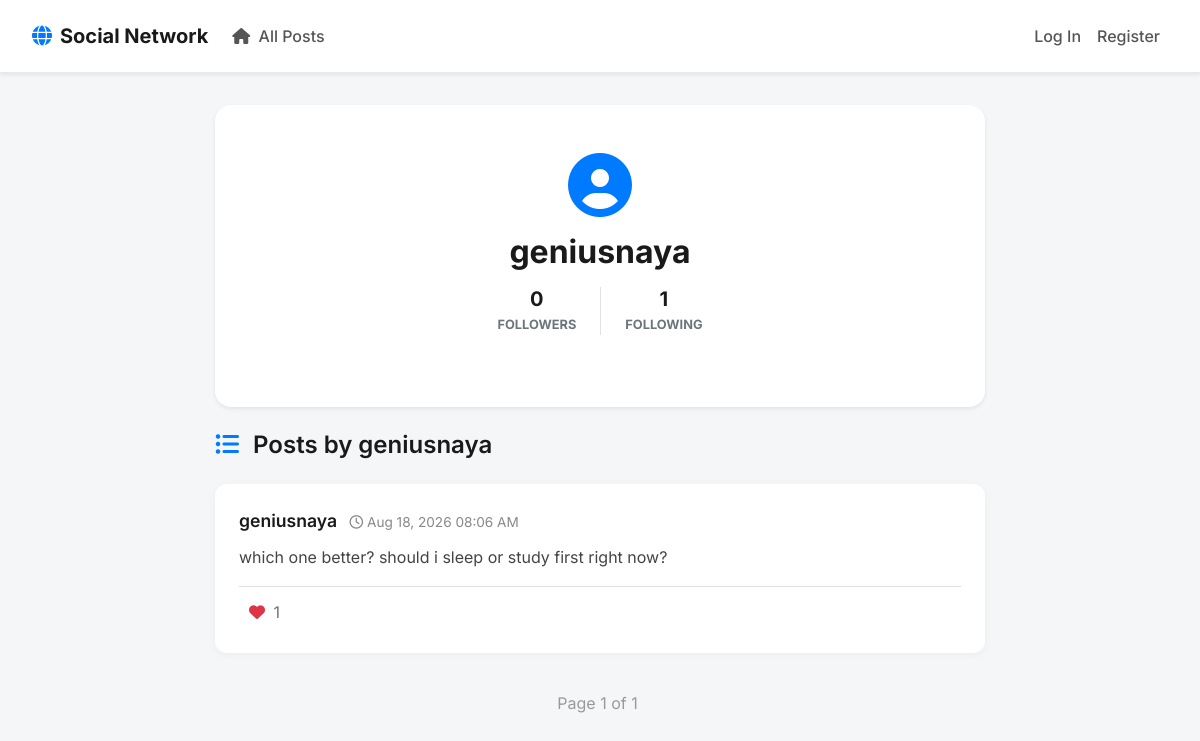
The app's page /profile/geniusnaya, older data.
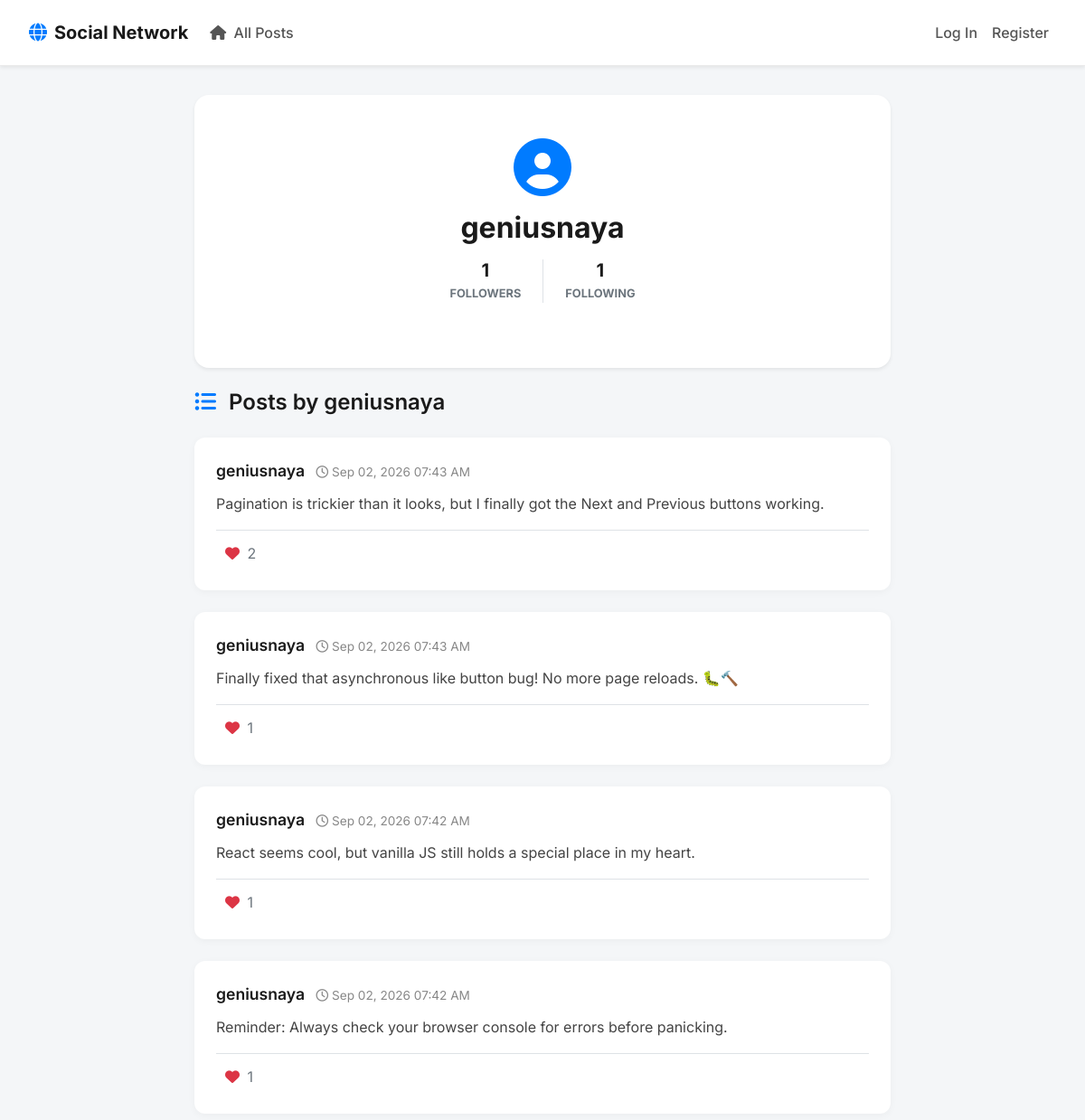
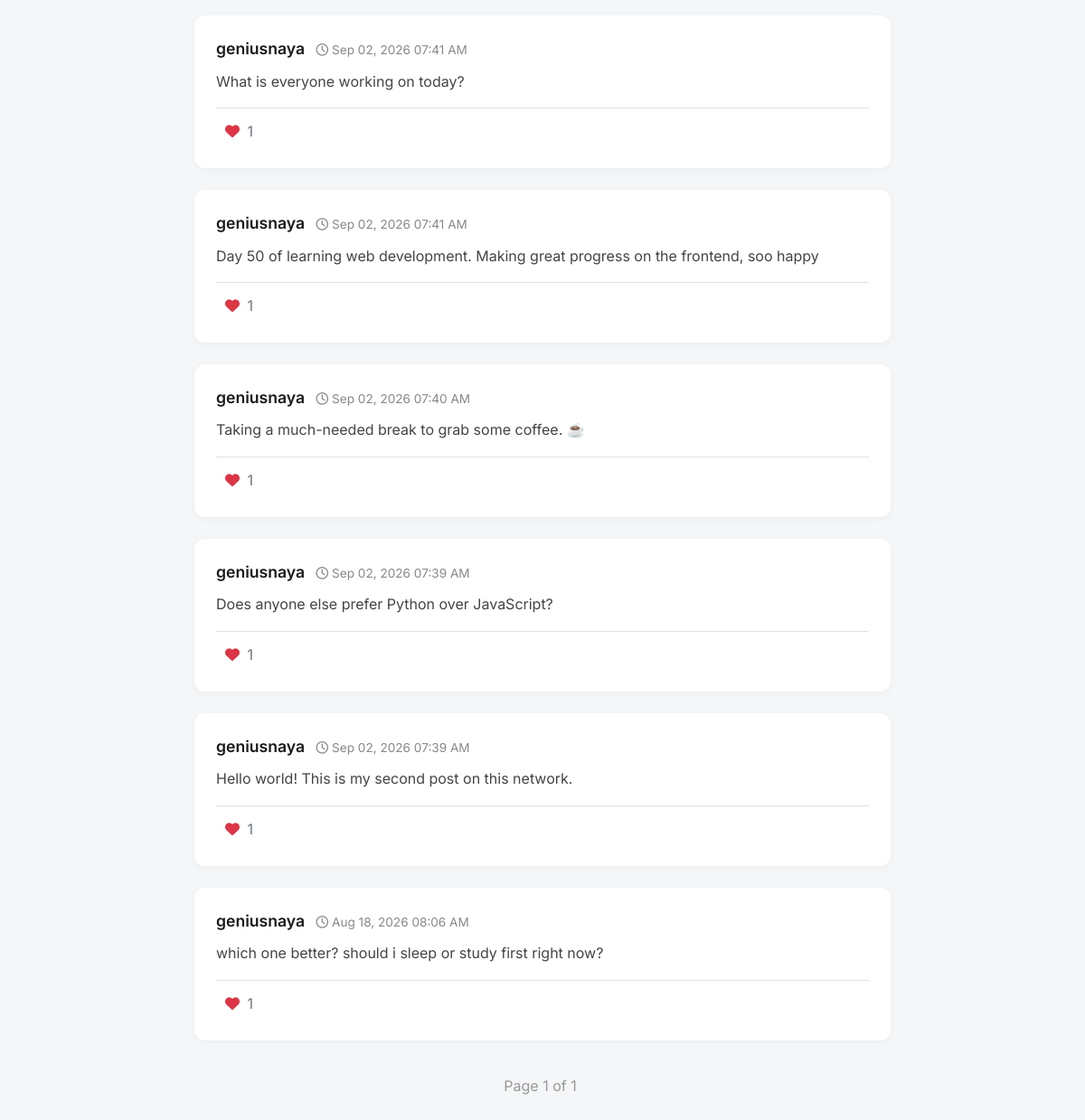
The same page, newer data (2 pictures, top to bottom).
### network/models.py (models this page shows)
class User(AbstractUser):
    pass

class Post(models.Model):
    author = models.ForeignKey(
        User, on_delete = models.CASCADE, related_name="posts"
    )
    content = models.TextField()
    timestamp = models.DateTimeField(auto_now_add=True)
    likes = models.ManyToManyField(
        User, blank = True, related_name = "liked_posts"
    )

### network/views.py (the view)
# urls.py: path("profile/<str:username>", views.profile, name="profile"),
def profile(request, username):
    try:
        profile_user = User.objects.get(username=username)
    except User.DoesNotExist:
        return HttpResponseRedirect(reverse("index"))
    posts = Post.objects.filter(author=profile_user).order_by("-timestamp")
    paginator = Paginator(posts, 10)
    page_number = request.GET.get('page')
    page_obj = paginator.get_page(page_number)
    followers_count = Follow.objects.filter(following=profile_user).count()
    following_count = Follow.objects.filter(follower=profile_user).count()
    is_following = False
    if request.user.is_authenticated and request.user != profile_user:
        is_following = Follow.objects.filter(follower=request.user, following=profile_user).exists()
    return render(request, "network/profile.html", {
        "profile_user": profile_user,
        "page_obj": page_obj,
        "followers_count": followers_count,
        "following_count": following_count,
        "is_following": is_following
    })

### network/templates/network/profile.html (shortened to what this page needs)
{% extends "network/layout.html" %}
{% block body %}
    <div class="card mb-4 shadow-sm border-0" style="border-radius: 16px;">
        <div class="card-body text-center py-5">
            <div class="mb-3">
                <i class="fa-solid fa-user-circle text-primary" style="font-size: 4rem;"></i>
            </div>
            <h2 class="font-weight-bold mb-3">{{ profile_user.username }}</h2>
            <div class="d-flex justify-content-center mb-4 gap-3">
                <div class="px-4 border-right">
                    <h5 class="font-weight-bold mb-0">{{ followers_count }}</h5>
                    <span class="text-muted small text-uppercase font-weight-bold">Followers</span>
                </div>
                <div class="px-4">
                    <h5 class="font-weight-bold mb-0">{{ following_count }}</h5>
                    <span class="text-muted small text-uppercase font-weight-bold">Following</span>
                </div>
            </div>
        </div>
    </div>
    <h4 class="mb-4"><i class="fa-solid fa-list-ul text-primary mr-2"></i> Posts by {{ profile_user.username }}</h4>
    <div id="posts-container">
        {% include "network/posts.html" %}
    </div>
{% endblock %}

### network/templates/network/layout.html (shortened to what this page needs)
{% load static %}
<!DOCTYPE html>
<html lang="en">
    <head>
        <link rel="stylesheet" href="https://cdnjs.cloudflare.com/ajax/libs/font-awesome/6.4.0/css/all.min.css">
        <link rel="stylesheet" href="https://stackpath.bootstrapcdn.com/bootstrap/4.4.1/css/bootstrap.min.css">
        <link href="{% static 'network/styles.css' %}" rel="stylesheet">
    </head>
    <body>
        <nav class="navbar navbar-expand-lg navbar-light bg-white shadow-sm custom-navbar">
            <a class="navbar-brand font-weight-bold" href="{% url 'index' %}">
                <i class="fa-solid fa-globe text-primary mr-2"></i>Social Network
            </a>
            <div class="collapse navbar-collapse" id="navbarNav">
              <ul class="navbar-nav mr-auto">
                <li class="nav-item">
                  <a class="nav-link" href="{% url 'index' %}"><i class="fa-solid fa-house mr-1"></i> All Posts</a>
                </li>
              </ul>
              <ul class="navbar-nav ml-auto">
                {% if user.is_authenticated %}
                    <li class="nav-item">
                        <a class="nav-link user-profile-link" href="{% url 'profile' user.username %}">
                            <i class="fa-solid fa-user-circle mr-1"></i> <strong>{{ user.username }}</strong>
                        </a>
                    </li>
                    <li class="nav-item">
                        <a class="nav-link text-danger" href="{% url 'logout' %}"><i class="fa-solid fa-arrow-right-from-bracket mr-1"></i> Log Out</a>
                    </li>
                {% else %}
                    <li class="nav-item">
                        <a class="nav-link" href="{% url 'login' %}">Log In</a>
                    </li>
                    <li class="nav-item">
                        <a class="nav-link" href="{% url 'register' %}">Register</a>
                    </li>
                {% endif %}
              </ul>
            </div>
        </nav>
        <div class="body-content">
            {% block body %}
            {% endblock %}
        </div>
    </body>
</html>

### network/templates/network/posts.html (shortened to what this page needs)
{% for post in page_obj %}
    <div class="card" data-post-id="{{ post.id }}">
        <div class="card-body">
            <div class="d-flex justify-content-between align-items-center mb-2">
                <div>
                    <a href="{% url 'profile' post.author.username %}" class="post-author">{{ post.author.username }}</a>
                    <span class="post-timestamp ml-2"><i class="fa-regular fa-clock"></i> {{ post.timestamp|date:"M d, Y h:i A" }}</span>
                </div>
            </div>
            <div class="card-text post-content">{{ post.content }}</div>
            <div class="post-likes mt-3 border-top pt-2">
                {% if user.is_authenticated %}
                    <button class="like-btn {% if user in post.likes.all %}liked{% endif %}">
                        {% if user in post.likes.all %}
                            <i class="fa-solid fa-heart text-danger"></i>
                        {% else %}
                            <i class="fa-regular fa-heart"></i>
                        {% endif %}
                        <span class="like-count ml-1">{{ post.likes.count }}</span>
                    </button>
                {% else %}
                    <div class="text-muted" style="padding: 5px 10px;">
                        <i class="fa-solid fa-heart text-danger"></i> <span class="like-count ml-1">{{ post.likes.count }}</span>
                    </div>
                {% endif %}
            </div>
        </div>
    </div>
{% empty %}
    <div class="text-center py-5">
        <i class="fa-solid fa-folder-open text-muted" style="font-size: 3rem;"></i>
        <p class="mt-3 text-muted">No posts found.</p>
    </div>
{% endfor %}
<nav aria-label="Page navigation">
    <ul class="pagination">
        <li class="page-item disabled"><span class="page-link">Page {{ page_obj.number }} of {{ page_obj.paginator.num_pages }}</span></li>
    </ul>
</nav>

### network/static/network/styles.css (style rules this page uses)
body { font-family: 'Inter', sans-serif; background-color: #f4f6f8; color: #333; }
h1, h2, h3, h4, h5, h6 { font-weight: 600; color: #1a1a1a; }
.custom-navbar { padding: 1rem 2rem; border-bottom: 1px solid #eaeaea; }
.custom-navbar .nav-link { font-weight: 500; color: #555 !important; transition: color 0.2s ease, transform 0.2s ease; }
.body-content { max-width: 800px; margin: 0 auto; padding: 2rem 15px; }
.card { border: none; border-radius: 12px; background: #ffffff; box-shadow: 0 2px 8px rgba(0,0,0,0.04); transition: transform 0.3s ease, box-shadow 0.3s ease; margin-bottom: 1.5rem; }
.card-body { padding: 1.5rem; }
.post-author { font-size: 1.1rem; font-weight: 600; color: #1a1a1a; text-decoration: none; transition: color 0.2s; }
.post-timestamp { font-size: 0.85rem; color: #888; }
.post-content { font-size: 1rem; line-height: 1.6; margin-top: 10px; margin-bottom: 15px; color: #444; }
.pagination { justify-content: center; margin-top: 2rem; }
.page-link { color: #555; border: none; margin: 0 5px; border-radius: 8px !important; transition: all 0.2s ease; }
.page-item.disabled .page-link { background-color: transparent; color: #999; }

Row changes from the older to the newer data that the page shows:
added Post: author.username "geniusnaya", timestamp "Sep 02, 2026 07:43 AM", content "Pagination is trickier than it looks, but I finally got the Next and Previous buttons working.", likes.count "2"
added Post: author.username "geniusnaya", timestamp "Sep 02, 2026 07:43 AM", content "Finally fixed that asynchronous like button bug! No more page reloads. 🐛🔨", likes.count "1"
added Post: author.username "geniusnaya", timestamp "Sep 02, 2026 07:42 AM", content "React seems cool, but vanilla JS still holds a special place in my heart.", likes.count "1"
added Post: author.username "geniusnaya", timestamp "Sep 02, 2026 07:42 AM", content "Reminder: Always check your browser console for errors before panicking.", likes.count "1"
added Post: author.username "geniusnaya", timestamp "Sep 02, 2026 07:41 AM", content "What is everyone working on today?", likes.count "1"
added Post: author.username "geniusnaya", timestamp "Sep 02, 2026 07:41 AM", content "Day 50 of learning web development. Making great progress on the frontend, soo happy", likes.count "1"
added Post: author.username "geniusnaya", timestamp "Sep 02, 2026 07:40 AM", content "Taking a much-needed break to grab some coffee. ☕", likes.count "1"
added Post: author.username "geniusnaya", timestamp "Sep 02, 2026 07:39 AM", content "Does anyone else prefer Python over JavaScript?", likes.count "1"
added Post: author.username "geniusnaya", timestamp "Sep 02, 2026 07:39 AM", content "Hello world! This is my second post on this network.", likes.count "1"
Text that changed along with them:
{{ followers_count }}: "0" → "1"
